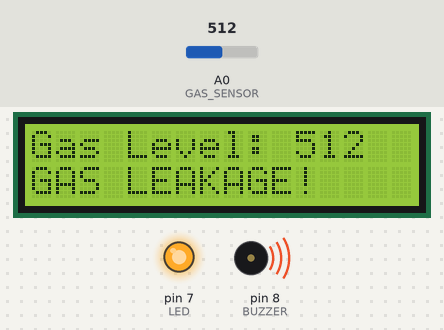
Simulated run of this sketch. Board: Arduino Uno, built with avr-gcc and run on an emulated ATmega328P. Shown: 16×2 character LCD, output pins drawn as LEDs (lit = HIGH), buzzer (waves = sounding, pin HIGH). The inputs (shaded band) are chosen by the test bench; at power-on: A0 (GAS_SENSOR) = 512. What the sketch prints to the serial monitor is not drawn.

Above: at 3.2 s.
3.3 s: A0 (GAS_SENSOR) set to 409
At 4.6 s:
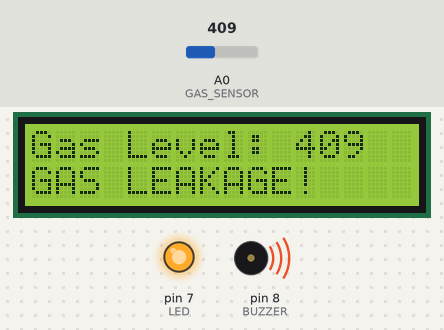
5.2 s: A0 (GAS_SENSOR) set to 389
At 5.6 s:
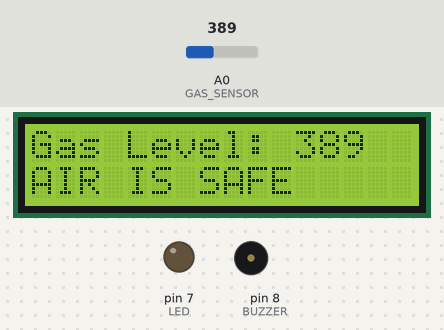
6.8 s: A0 (GAS_SENSOR) set to 410
At 7.8 s:
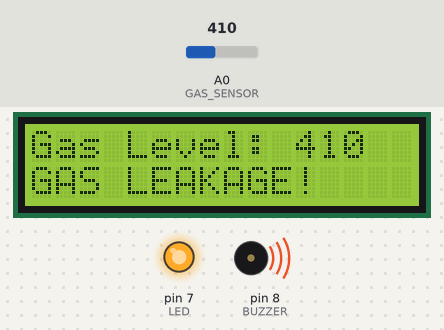
Timing chart, 0 to 9.8 s (numbered marks = the images above; inputs shaded):
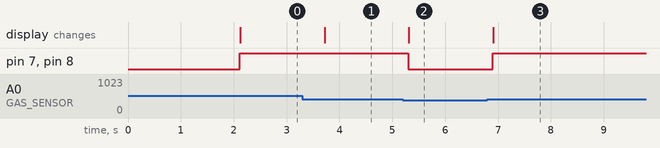

The sketch:

sketch_oct31a.ino
```cpp
#include <Wire.h>
#include <LiquidCrystal_I2C.h>

// LCD address and dimensions
LiquidCrystal_I2C lcd(0x27, 16, 2);

// Pin configuration
#define GAS_SENSOR A0
#define BUZZER 8
#define LED 7

// Gas detection threshold
int gasThreshold = 400;

int gasValue = 0;

void setup()
{
  Serial.begin(9600);

  pinMode(GAS_SENSOR, INPUT);
  pinMode(BUZZER, OUTPUT);
  pinMode(LED, OUTPUT);

  digitalWrite(BUZZER, LOW);
  digitalWrite(LED, LOW);

  lcd.init();
  lcd.backlight();

  lcd.setCursor(0, 0);
  lcd.print(" GAS DETECTOR ");
  lcd.setCursor(0, 1);
  lcd.print("Initializing...");

  delay(2000);
  lcd.clear();
}

void loop()
{
  // Read gas sensor value
  gasValue = analogRead(GAS_SENSOR);

  // Display sensor value
  Serial.print("Gas Level: ");
  Serial.println(gasValue);

  lcd.setCursor(0, 0);
  lcd.print("Gas Level: ");
  lcd.print(gasValue);
  lcd.print("   ");

  // Check gas leakage
  if (gasValue > gasThreshold)
  {
    digitalWrite(BUZZER, HIGH);
    digitalWrite(LED, HIGH);

    lcd.setCursor(0, 1);
    lcd.print("GAS LEAKAGE!   ");
  }
  else
  {
    digitalWrite(BUZZER, LOW);
    digitalWrite(LED, LOW);

    lcd.setCursor(0, 1);
    lcd.print("AIR IS SAFE    ");
  }

  delay(500);
}
```

Measured:
- the behaviour switches between 401 and 400 on A0 (GAS_SENSOR) (found by bisection; images 1 and 2)
- after the input at 3.3 s, the display: changes after 0.42 s (image 1)
- after the input at 5.2 s, pin 7 (LED), pin 8 (BUZZER): HIGH → LOW after 0.10 s; the display: changes after 0.12 s (image 2)
- after the input at 6.8 s, pin 7 (LED), pin 8 (BUZZER): LOW → HIGH after 0.10 s; the display: changes after 0.11 s (image 3)
